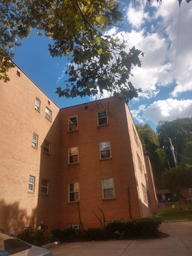
#> input picture HW2/ec/p1left.jpeg, 192 x 256 px, shrunk from 1200 x 1600 before the run, given in place of cv_cover.jpg, which was not available
$ python briefRotTest.py
#> lines starting #> are read from the running program, lines starting #| are printed output that depends on the picture; pictures that were not available may be replaced by others from this repository, and a replacement may not be noted
### HW2/python/matchPics.py
import numpy as np
import cv2
import skimage.color
from helper import briefMatch
from helper import computeBrief
from helper import corner_detection

def matchPics(I1, I2, opts):
    ratio=opts.ratio
    sigma=opts.sigma
    g1 = cv2.cvtColor(I1 , cv2.COLOR_BGR2GRAY)
    g2 = cv2.cvtColor(I2 , cv2.COLOR_BGR2GRAY)

    locs1=corner_detection(g1, sigma)
    locs2=corner_detection(g2, sigma)

    desc1, locs1=computeBrief(g1, locs1)
    desc2, locs2=computeBrief(g2, locs2)

    bmatch=briefMatch(desc1, desc2, ratio)

    return bmatch,locs1, locs2


### HW2/python/helper.py
import numpy as np
import cv2
import scipy.io as sio
from matplotlib import pyplot as plt
import skimage.feature

PATCHWIDTH = 9

def briefMatch(desc1,desc2,ratio):

	matches = skimage.feature.match_descriptors(desc1,desc2,'hamming',cross_check=True,max_ratio=ratio)
	return matches


def plotMatches(im1,im2,matches,locs1,locs2):
	fig, ax = plt.subplots(nrows=1, ncols=1)
	im1 = cv2.cvtColor(im1, cv2.COLOR_BGR2GRAY)
	im2 = cv2.cvtColor(im2, cv2.COLOR_BGR2GRAY)
	plt.axis('off')
	skimage.feature.plot_matches(ax,im1,im2,locs1,locs2,matches,matches_color='r',only_matches=True)
	plt.show()
	return


def makeTestPattern(patchWidth, nbits):
	np.random.seed(0)
	compareX = patchWidth*patchWidth * np.random.random((nbits,1))
	compareX = np.floor(compareX).astype(int)
	np.random.seed(1)
	compareY = patchWidth*patchWidth * np.random.random((nbits,1))
	compareY = np.floor(compareY).astype(int)

	return (compareX, compareY)


def computePixel(img, idx1, idx2, width, center):
	halfWidth = width // 2
	col1 = idx1 % width - halfWidth
	row1 = idx1 // width - halfWidth
	col2 = idx2 % width - halfWidth
	row2 = idx2 // width - halfWidth
	return 1 if img[int(center[0]+row1)][int(center[1]+col1)] < img[int(center[0]+row2)][int(center[1]+col2)] else 0


def computeBrief(img, locs):


	patchWidth = 9
	nbits = 256
	compareX, compareY = makeTestPattern(patchWidth,nbits)
	m, n = img.shape

	halfWidth = patchWidth//2

	locs = np.array(list(filter(lambda x: halfWidth <= x[0] < m-halfWidth and halfWidth <= x[1] < n-halfWidth, locs)))
	desc = np.array([list(map(lambda x: computePixel(img, x[0], x[1], patchWidth, c), zip(compareX, compareY))) for c in locs])

	return desc, locs


def corner_detection(img, sigma):
	# fast method
	result_img = skimage.feature.corner_fast(img, n=PATCHWIDTH, threshold=sigma)
	locs = skimage.feature.corner_peaks(result_img, min_distance=1)
	return locs

### HW2/python/opts.py
'''
Hyperparameters wrapped in argparse
This file contains most of tuanable parameters for this homework


You can change the values by changing their default fields or by command-line
arguments. For example, "python q2_1_4.py --sigma 0.15 --ratio 0.7"
'''

import argparse

def get_opts():
    parser = argparse.ArgumentParser(description='16-720 HW2: Homography')

    ## Feature detection (requires tuning)
    parser.add_argument('--sigma', type=float, default=0.15,
                        help='threshold for corner detection using FAST feature detector')
    parser.add_argument('--ratio', type=float, default=0.7,
                        help='ratio for BRIEF feature descriptor')

    ## Ransac (requires tuning)
    parser.add_argument('--max_iters', type=int, default=10,
                        help='the number of iterations to run RANSAC for')
    parser.add_argument('--inlier_tol', type=float, default=2,
                        help='the tolerance value for considering a point to be an inlier')

    ## Additional options (add your own hyperparameters here)

    ##
    opts = parser.parse_args()

    return opts

### HW2/python/briefRotTest.py
import numpy as np
import cv2
from matchPics import matchPics
import scipy
from opts import get_opts
import matplotlib.pyplot as plt
from helper import plotMatches

opts=get_opts()
#count=[]
I=cv2.imread('../data/cv_cover.jpg')
#> I is the input picture: shape (256, 192, 3); mean B, G, R 93.1, 100.7, 115.6
# [9 lines of commented-out code are left out]


rot=scipy.ndimage.rotate(I, (10+1)*10)
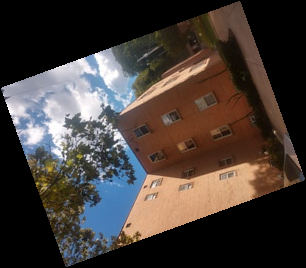
#> rot: shape (268, 306, 3); mean B, G, R 55.3, 59.8, 68.6
match, locs1, locs2=matchPics(I, rot, opts)
#> in matchPics, `g1 = cv2.cvtColor(I1 , cv2.COLOR_BGR2GRAY)`:
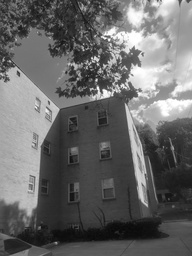
#> g1: shape (256, 192); min 7, max 255, mean 104.3
#> in matchPics, `g2 = cv2.cvtColor(I2 , cv2.COLOR_BGR2GRAY)`:
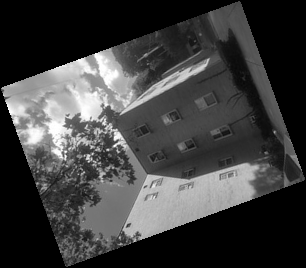
#> g2: shape (268, 306); min 0, max 255, mean 61.9
#> in corner_detection, `result_img = skimage.feature.corner_fast(img, n=PATCHWIDTH, threshold=..`:
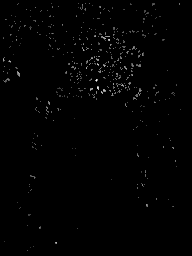
#> result_img: shape (256, 192) float64; min 0, max 10.54, mean 0.0843; drawn with min black and max white
#> in corner_detection, `locs = skimage.feature.corner_peaks(result_img, min_distance=1)`: locs = 427 pairs, first value 3 to 250, second value 3 to 180
#> in matchPics, `locs1=corner_detection(g1, sigma)`: locs1 has the same summary as locs in corner_detection
#> call 2 of corner_detection, with sigma = 0.15
#> in corner_detection (call 2), `result_img = skimage.feature.corner_fast(img, n=PATCHWIDTH, threshold=..`:
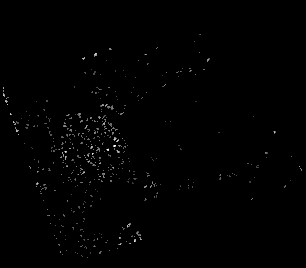
#> result_img: shape (268, 306) float64; min 0, max 10, mean 0.057; drawn with min black and max white
#> in corner_detection (call 2), `locs = skimage.feature.corner_peaks(result_img, min_distance=1)`: locs = 445 pairs, first value 34 to 257, second value 3 to 301
#> in matchPics, `locs2=corner_detection(g2, sigma)`: locs2 has the same summary as locs in corner_detection
#> in computeBrief, `locs = np.array(list(filter(lambda x: halfWidth <= x[0] < m-halfWidth ..`: locs = 419 pairs, first value 4 to 250, second value 4 to 180
#> in matchPics, `desc1, locs1=computeBrief(g1, locs1)`: locs1 has the same summary as locs in computeBrief
#> in matchPics, `desc2, locs2=computeBrief(g2, locs2)`: locs2 = 442 pairs, first value 34 to 257, second value 5 to 301
#> in briefMatch, `matches = skimage.feature.match_descriptors(desc1,desc2,'hamming',cros..`: matches = [[330, 387], [409, 335]]
#> match = [[330, 387], [409, 335]]; locs1 has the same summary as locs in computeBrief
#> (the run stopped early here; a loop or call above may not have finished)
